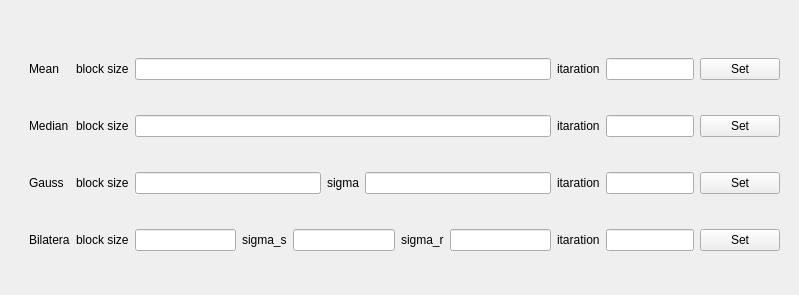
<?xml version="1.0" encoding="UTF-8"?>
<ui version="4.0">
 <class>BlurDialog</class>
 <widget class="QDialog" name="BlurDialog">
  <property name="geometry">
   <rect>
    <x>0</x>
    <y>0</y>
    <width>799</width>
    <height>295</height>
   </rect>
  </property>
  <property name="windowTitle">
   <string>Blur</string>
  </property>
  <widget class="QDialogButtonBox" name="buttonBox">
   <property name="geometry">
    <rect>
     <x>350</x>
     <y>300</y>
     <width>341</width>
     <height>32</height>
    </rect>
   </property>
   <property name="orientation">
    <enum>Qt::Horizontal</enum>
   </property>
   <property name="standardButtons">
    <set>QDialogButtonBox::Cancel|QDialogButtonBox::Ok</set>
   </property>
  </widget>
  <widget class="QWidget" name="gridLayoutWidget">
   <property name="geometry">
    <rect>
     <x>29</x>
     <y>29</y>
     <width>751</width>
     <height>251</height>
    </rect>
   </property>
   <layout class="QGridLayout" name="gridLayout">
    <item row="3" column="2">
     <layout class="QHBoxLayout" name="bi_hor">
      <item>
       <widget class="QLabel" name="bi_bs_lb">
        <property name="text">
         <string>block size</string>
        </property>
       </widget>
      </item>
      <item>
       <widget class="QLineEdit" name="bi_bs_input"/>
      </item>
      <item>
       <widget class="QLabel" name="bi_s_lb">
        <property name="text">
         <string>sigma_s</string>
        </property>
       </widget>
      </item>
      <item>
       <widget class="QLineEdit" name="bi_s_input"/>
      </item>
      <item>
       <widget class="QLabel" name="bi_r_lb">
        <property name="text">
         <string>sigma_r</string>
        </property>
       </widget>
      </item>
      <item>
       <widget class="QLineEdit" name="bi_r_input"/>
      </item>
     </layout>
    </item>
    <item row="1" column="0">
     <widget class="QLabel" name="med_lb">
      <property name="text">
       <string>Median</string>
      </property>
     </widget>
    </item>
    <item row="1" column="5">
     <widget class="QPushButton" name="med_btn">
      <property name="text">
       <string>Set</string>
      </property>
     </widget>
    </item>
    <item row="0" column="4">
     <widget class="QLineEdit" name="mean_tim_input"/>
    </item>
    <item row="3" column="3">
     <widget class="QLabel" name="bi_tim_lb">
      <property name="text">
       <string>itaration</string>
      </property>
     </widget>
    </item>
    <item row="1" column="3">
     <widget class="QLabel" name="med_tim_lb">
      <property name="text">
       <string>itaration</string>
      </property>
     </widget>
    </item>
    <item row="2" column="4">
     <widget class="QLineEdit" name="gau_tim_input"/>
    </item>
    <item row="0" column="0">
     <widget class="QLabel" name="mean_lb">
      <property name="text">
       <string>Mean</string>
      </property>
     </widget>
    </item>
    <item row="3" column="5">
     <widget class="QPushButton" name="bi_btn">
      <property name="text">
       <string>Set</string>
      </property>
     </widget>
    </item>
    <item row="1" column="4">
     <widget class="QLineEdit" name="med_tim_input"/>
    </item>
    <item row="2" column="5">
     <widget class="QPushButton" name="gau_btn">
      <property name="text">
       <string>Set</string>
      </property>
     </widget>
    </item>
    <item row="2" column="0">
     <widget class="QLabel" name="gau_lb">
      <property name="text">
       <string>Gauss</string>
      </property>
     </widget>
    </item>
    <item row="2" column="3">
     <widget class="QLabel" name="gau_tim_lb">
      <property name="text">
       <string>itaration</string>
      </property>
     </widget>
    </item>
    <item row="0" column="5">
     <widget class="QPushButton" name="mean_btn">
      <property name="text">
       <string>Set</string>
      </property>
     </widget>
    </item>
    <item row="3" column="0">
     <widget class="QLabel" name="bi_lb">
      <property name="text">
       <string>Bilatera</string>
      </property>
     </widget>
    </item>
    <item row="0" column="3">
     <widget class="QLabel" name="mean_tim_lb">
      <property name="text">
       <string>itaration</string>
      </property>
     </widget>
    </item>
    <item row="0" column="2">
     <layout class="QHBoxLayout" name="mean_hor">
      <item>
       <widget class="QLabel" name="mean_bs_lb">
        <property name="text">
         <string>block size</string>
        </property>
       </widget>
      </item>
      <item>
       <widget class="QLineEdit" name="mean_bs_input"/>
      </item>
     </layout>
    </item>
    <item row="1" column="2">
     <layout class="QHBoxLayout" name="med_hor">
      <item>
       <widget class="QLabel" name="med_bs_lb">
        <property name="text">
         <string>block size</string>
        </property>
       </widget>
      </item>
      <item>
       <widget class="QLineEdit" name="med_bs_input"/>
      </item>
     </layout>
    </item>
    <item row="2" column="2">
     <layout class="QHBoxLayout" name="gau_hor">
      <item>
       <widget class="QLabel" name="gau_bs_lb">
        <property name="text">
         <string>block size</string>
        </property>
       </widget>
      </item>
      <item>
       <widget class="QLineEdit" name="gau_bs_input"/>
      </item>
      <item>
       <widget class="QLabel" name="gau_sig_lb">
        <property name="text">
         <string>sigma</string>
        </property>
       </widget>
      </item>
      <item>
       <widget class="QLineEdit" name="gau_sig_input"/>
      </item>
     </layout>
    </item>
    <item row="3" column="4">
     <widget class="QLineEdit" name="bi_tim_input"/>
    </item>
   </layout>
  </widget>
 </widget>
 <resources/>
 <connections>
  <connection>
   <sender>buttonBox</sender>
   <signal>accepted()</signal>
   <receiver>BlurDialog</receiver>
   <slot>accept()</slot>
   <hints>
    <hint type="sourcelabel">
     <x>578</x>
     <y>314</y>
    </hint>
    <hint type="destinationlabel">
     <x>157</x>
     <y>274</y>
    </hint>
   </hints>
  </connection>
  <connection>
   <sender>buttonBox</sender>
   <signal>rejected()</signal>
   <receiver>BlurDialog</receiver>
   <slot>reject()</slot>
   <hints>
    <hint type="sourcelabel">
     <x>646</x>
     <y>320</y>
    </hint>
    <hint type="destinationlabel">
     <x>286</x>
     <y>274</y>
    </hint>
   </hints>
  </connection>
  <connection>
   <sender>mean_btn</sender>
   <signal>clicked()</signal>
   <receiver>BlurDialog</receiver>
   <slot>OnMeanBtn()</slot>
   <hints>
    <hint type="sourcelabel">
     <x>703</x>
     <y>65</y>
    </hint>
    <hint type="destinationlabel">
     <x>695</x>
     <y>568</y>
    </hint>
   </hints>
  </connection>
  <connection>
   <sender>med_btn</sender>
   <signal>clicked()</signal>
   <receiver>BlurDialog</receiver>
   <slot>OnMedBtn()</slot>
   <hints>
    <hint type="sourcelabel">
     <x>717</x>
     <y>124</y>
    </hint>
    <hint type="destinationlabel">
     <x>734</x>
     <y>753</y>
    </hint>
   </hints>
  </connection>
  <connection>
   <sender>gau_btn</sender>
   <signal>clicked()</signal>
   <receiver>BlurDialog</receiver>
   <slot>OnGauBtn()</slot>
   <hints>
    <hint type="sourcelabel">
     <x>729</x>
     <y>185</y>
    </hint>
    <hint type="destinationlabel">
     <x>733</x>
     <y>495</y>
    </hint>
   </hints>
  </connection>
  <connection>
   <sender>bi_btn</sender>
   <signal>clicked()</signal>
   <receiver>BlurDialog</receiver>
   <slot>OnBiBtn()</slot>
   <hints>
    <hint type="sourcelabel">
     <x>747</x>
     <y>237</y>
    </hint>
    <hint type="destinationlabel">
     <x>754</x>
     <y>515</y>
    </hint>
   </hints>
  </connection>
 </connections>
 <slots>
  <slot>OnMeanBtn()</slot>
  <slot>OnMedBtn()</slot>
  <slot>OnGauBtn()</slot>
  <slot>OnBiBtn()</slot>
 </slots>
</ui>
